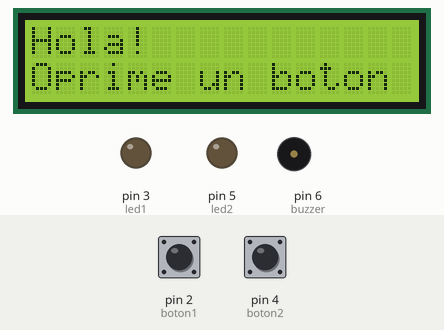
This sketch was run on a simulated Arduino Uno, built with avr-gcc and run on an emulated ATmega328P. Shown: 16×2 character LCD, output pins drawn as LEDs (lit = HIGH), buzzer (waves = sounding). The test bench sets the inputs (shaded band); at power-on: pin 2 (boton1) HIGH, pin 4 (boton2) HIGH.

Above: at 1.2 s.
1.3 s: pin 2 (boton1) pulled LOW for 0.15 s
At 1.6 s:
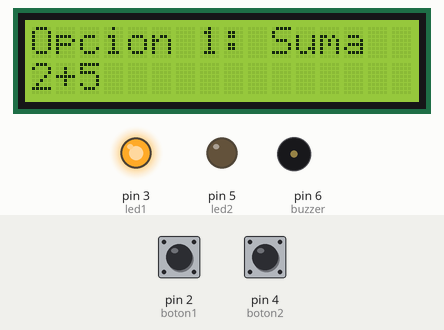
4.4 s: pin 4 (boton2) pulled LOW for 3.2 s
At 7.5 s:
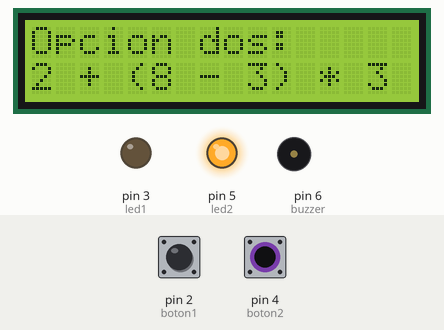
19.3 s: pin 2 (boton1) pulled LOW for 1 s
At 22.2 s:
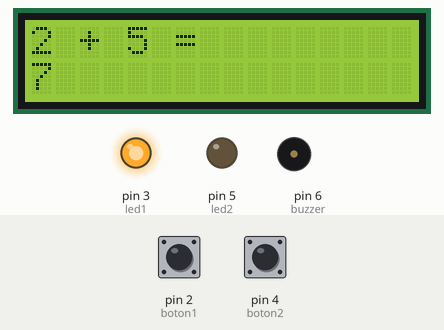
23.3 s: pin 2 (boton1) pulled LOW for 3.2 s
At 26.4 s:
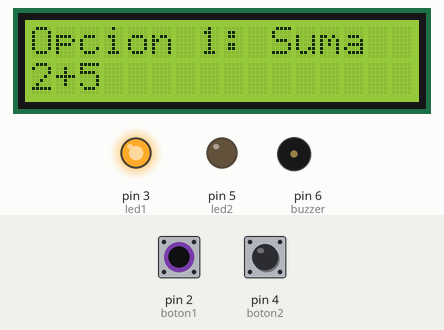
Timing chart, 0 to 30.5 s (numbered marks = the images above; inputs shaded):
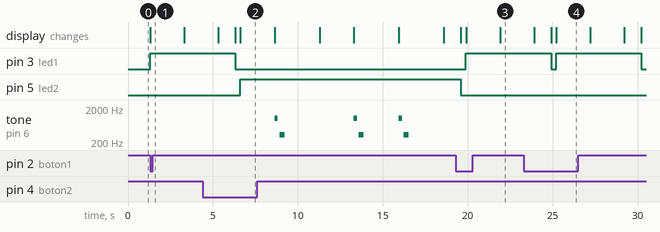

Measured:
- after the input at 1.3 s, pin 3 (led1): LOW → HIGH at once; the display: changes at once (image 1)
- after the input at 4.4 s, pin 5 (led2): LOW → HIGH after 2.2 s; tone on pin 6 (buzzer): plays 1000 Hz for 0.20 s, 330 Hz for 0.30 s, 1000 Hz for 0.20 s, 330 Hz for 0.30 s, 1000 Hz for 0.20 s, 330 Hz for 0.30 s, starting after 4.2 s; the display: first differs from a run without the input after 2.2 s (image 2)
- after the input at 19.3 s, pin 3 (led1): LOW → HIGH after 0.60 s; the display: first differs from a run without the input after 0.60 s (image 3 shows a later state)
- after the input at 23.3 s, the display: first differs from a run without the input after 1.9 s (image 4)

The sketch:

circuitCode.ino
```cpp
#include <LiquidCrystal.h>

// LCD (RS, E, D4, D5, D6, D7)
LiquidCrystal lcd(9, 8, 10, 11, 12, 13);

// Botones
int boton1 = 2;
int boton2 = 4;

// LEDs
int led1 = 3;
int led2 = 5;

// Buzzer
int buzzer = 6;

// Beep normal
void beep() {
  tone(buzzer, 1000, 200); // 1000Hz, 200ms
  delay(300);
}

// Nota MI (330 Hz)
void notaMi(){
  tone(buzzer, 330, 300); // MI - 330 Hz
  delay(350);
}

void setup() {
  pinMode(boton1, INPUT_PULLUP);
  pinMode(boton2, INPUT_PULLUP);

  pinMode(led1, OUTPUT);
  pinMode(led2, OUTPUT);
  pinMode(buzzer, OUTPUT);

  lcd.begin(16, 2);

  lcd.setCursor(0,0);
  lcd.print("Hola!");
  lcd.setCursor(0,1);
  lcd.print("Oprime un boton");
}

void loop() {

  // ------------ BOTON 1: SUMA 2 + 5 ------------
  if (digitalRead(boton1) == LOW) {

    digitalWrite(led1, HIGH);

    int a = 2;
    int b = 5;
    int resultado = a + b;

    lcd.clear();
    lcd.setCursor(0,0);
    lcd.print("Opcion 1: Suma");
    lcd.setCursor(0,1);
    lcd.print("2+5");
    delay(2000);

    lcd.clear();
    lcd.setCursor(0,0);
    lcd.print("2 + 5 = ");
    lcd.setCursor(0,1);
    lcd.print(resultado);
    delay(2000);

    lcd.clear();
    lcd.print("Ejecucion terminada");
    delay(1000);

    digitalWrite(led1, LOW);

    lcd.clear();
    lcd.print("Oprime un boton");
    delay(300);
  }

  // ------------ BOTON 2: 2 + (8 - 3) * 3 ------------
  if (digitalRead(boton2) == LOW) {

    digitalWrite(led2, HIGH);

    int a = 2;
    int x = 8;
    int y = 3;
    int z = 3;

    lcd.clear();
    lcd.setCursor(0,0);
    lcd.print("Opcion dos:");
    lcd.setCursor(0,1);
    lcd.print("2 + (8 - 3) * 3");
    delay(2000);

    // Paso 1: 8-3
    int r1 = x - y;
    lcd.clear();
    lcd.print("8 - 3 = ");
    lcd.print(r1);
    beep();
    notaMi();
    delay(2000);

    lcd.clear();
    lcd.setCursor(0,0);
    lcd.print("2 + (8 - 3) * 3");
    lcd.setCursor(0,1);
    lcd.print("2 + 5 * 3");
    delay(2000);

    // Paso 2: 5*3
    int r2 = r1 * z;
    lcd.clear();
    lcd.print("5 * 3 = ");
    lcd.print(r2);
    beep();
    notaMi();
    delay(2000);

    // Paso 3: 2 + 15
    int r3= a + r2;
    lcd.clear();
    lcd.setCursor(0,0);
    lcd.print("2 + 5 * 3");
    lcd.setCursor(0,1);
    lcd.print("2 + 15 = ");
    lcd.print(r3);
    beep();
    notaMi();
    delay(2000);

    lcd.clear();
    lcd.print("Ejecucion terminada");
    delay(1000);

    digitalWrite(led2, LOW);

    lcd.clear();
    lcd.print("Oprime un boton");
    delay(300);
  }
}
```
